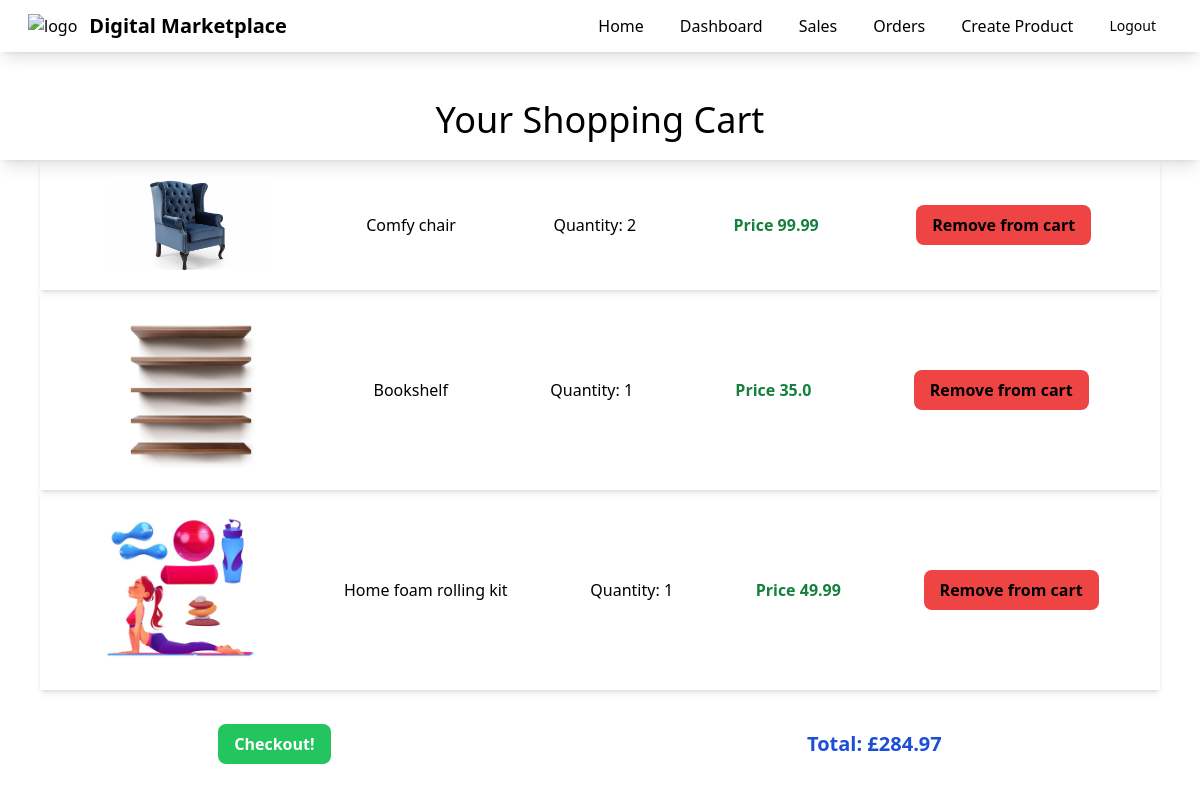
/cart/ (signed in), run on an earlier commit of the app's database.
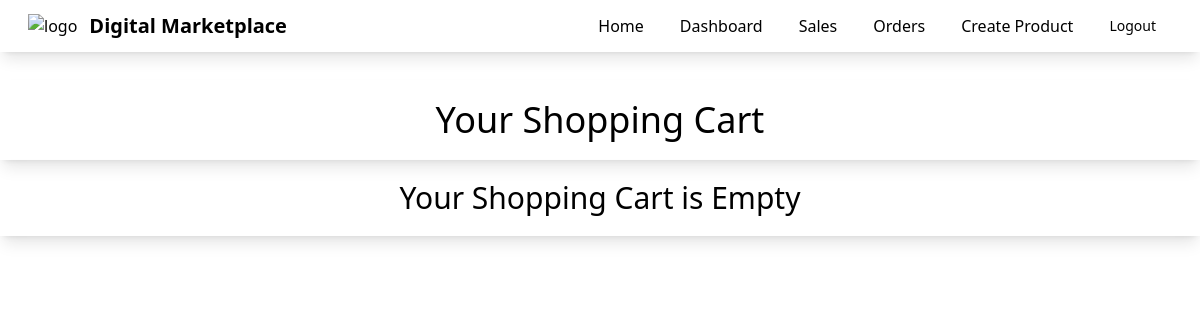
And on a later commit of the database.
### myapp/models.py (models this page shows, shortened)
class CartItem(models.Model):
    cart = models.ForeignKey('Cart', related_name='items', on_delete=models.CASCADE)
    product = models.ForeignKey(Product, on_delete=models.CASCADE)
    quantity = models.PositiveIntegerField(default=1)

class Product(models.Model):
    seller= models.ForeignKey(User, on_delete=models.CASCADE)
    name = models.CharField(max_length=100)
    description = models.CharField(max_length=100)
    price = models.FloatField()
    file = models.FileField(upload_to="uploads")
    total_sales_amount = models.FloatField(default=0)
    total_sales = models.IntegerField(default = 0)
    total_ratings = models.IntegerField(default=0)
    total_rating_value = models.FloatField(default=0.0)
    reviewed_by = models.ManyToManyField(User, related_name='reviewed_products', blank=True)
    @property
    def average_rating(self):
        return self.calculate_average_rating()

class Cart(models.Model):
    customer = models.ForeignKey(User, on_delete=models.CASCADE)
    total = models.FloatField(default=0)

### myapp/views.py (the view)
# urls.py: path('cart/', views.view_cart, name='view_cart'),
@login_required
def view_cart(request):
    stripe_publishable_key = settings.STRIPE_PUBLISHABLE_KEY
    cart = Cart.objects.get_or_create(customer=request.user)[0]
    return render(request, 'myapp/cart.html', {'cart': cart, 'stripe_publishable_key': stripe_publishable_key})

### myapp/context_processors.py (called while the page is built)
def user_context(request):
    return {'user': request.user}

### myapp/templates/myapp/cart.html (shortened to what this page needs)
{% extends 'myapp/base.html' %}
{% block body %}
<h2 class="text-4xl mt-20 p-5 w-full shadow-lg text-center">Your Shopping Cart</h2>
{% if cart.items.all %}
{% for item in cart.items.all %}
<div class="flex justify-around items-center shadow-md p-5 ml-10 mr-10">
    <div class="h40 w-40">
        <img src="{{ item.product.file.url }}" alt="{{ item.product.name }}">
    </div>
    <div class="">
        {{ item.product.name }}
    </div>
    <div class="">
        Quantity: {{ item.quantity }}
    </div>
    <div class="font-bold text-green-700">
        Price {{ item.product.price }}
    </div>
    <a class="rounded-lg bg-red-500 hover:bg-red-700 font-bold text-black px-4 py-2" href="#"
        onclick="removeFromCart('{{ item.product.id }}')">Remove from cart</a>
</div>
{% endfor %}
<div class="flex justify-around items-center">
    <button id="checkout-button"
        class="rounded-lg bg-green-500 hover:bg-green-700 font-bold text-white px-4 py-2">Checkout!</button>
    <h4 class="text-xl font-bold text-blue-700 text-center p-5 m-5">Total: £{{ cart.total|floatformat:2 }}</h4>
</div>
{% else %}
<h2 class="text-3xl p-5 w-full shadow-lg text-center">Your Shopping Cart is Empty</h2>
{% endif %}
{% endblock %}

What changed in the data, as far as the page shows it:
removed CartItem: product.file (picture), product.name "Comfy chair", quantity "2", product.price "99.99"
removed CartItem: product.file (picture), product.name "Bookshelf", quantity "1", product.price "35.0"
removed CartItem: product.file (picture), product.name "Home foam rolling kit", quantity "1", product.price "49.99"
removed Cart: total "284.97"
Also different on the page:
text no longer shown: "Checkout! Total: £"
text now shown: "Your Shopping Cart is Empty"
